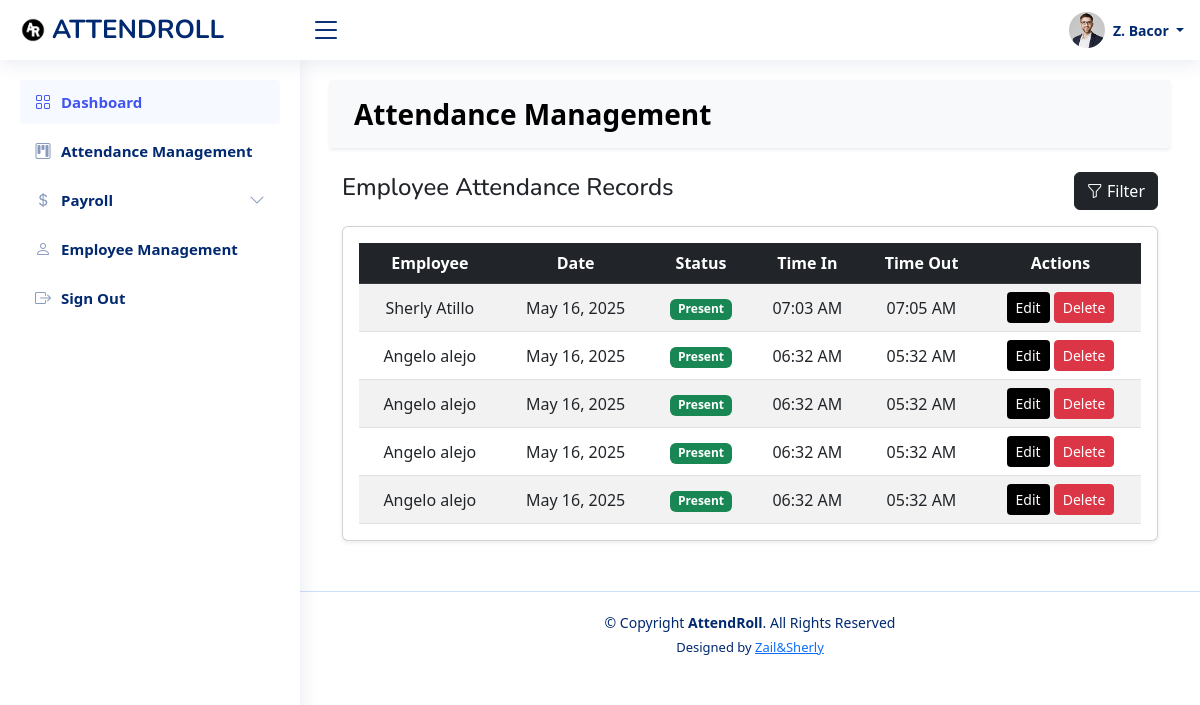
The page /front_end/admin/Attendance_Management.php?date=2025-05-16 (signed in) on the database its author committed.
### tables this page shows
CREATE TABLE `attendance` (
  `attendanceId` int(11) NOT NULL,
  `userId` int(11) NOT NULL,
  `date` date NOT NULL,
  `timeIn` time DEFAULT NULL,
  `timeOut` time DEFAULT NULL,
  `status` enum('Present','Late','Absent') NOT NULL,
  `location` varchar(255) DEFAULT 'Office',
  `reason` text DEFAULT NULL
);

CREATE TABLE `users` (
  `userId` int(11) NOT NULL,
  `firstName` varchar(255) NOT NULL,
  `lastName` varchar(255) NOT NULL,
  `email` varchar(255) NOT NULL,
  `password` varchar(255) NOT NULL,
  `phoneNumber` varchar(255) NOT NULL,
  `gender` enum('Male','Female') NOT NULL,
  `birthday` date NOT NULL,
  `verification` int(11) NOT NULL DEFAULT 0,
  `profilePicture` longblob DEFAULT NULL,
  `userRole` enum('admin','user') NOT NULL,
  `createdAt` timestamp NOT NULL DEFAULT current_timestamp()
);

### front_end/admin/Attendance_Management.php (the view, shortened to what this page needs)
<?php
include("./includes/header.php");
include("./includes/topbar.php");
include("./includes/sidebar.php");
?>
<?php
include("../../dB/config.php");
?>
<!DOCTYPE html>
<html lang="en">
<head>
    <link href="https://cdn.jsdelivr.net/npm/bootstrap@5.3.0/dist/css/bootstrap.min.css" rel="stylesheet">
    <link href="https://cdn.jsdelivr.net/npm/sweetalert2@11.7.3/dist/sweetalert2.min.css" rel="stylesheet">
</head>
<body>
    <nav class="navbar bg-light px-4 py-2 shadow-sm">
        <span class="navbar-brand" id="Title">Attendance Management</span>
    </nav>
    <div class="container mt-4">
        <div class="d-flex justify-content-between align-items-center mb-3">
            <h4>Employee Attendance Records</h4>
            <div>
                <button class="btn btn-dark" data-bs-toggle="modal" data-bs-target="#filterModal">
                    <i class="bi bi-funnel"></i> Filter
                </button>
            </div>
        </div>
        <div class="card shadow-sm">
            <div class="card-body table-responsive">
                <table class="table table-striped text-center align-middle mb-0">
                    <thead class="table-dark">
                        <tr>
                            <th>Employee</th>
                            <th>Date</th>
                            <th>Status</th>
                            <th>Time In</th>
                            <th>Time Out</th>
                            <th>Actions</th>
                        </tr>
                    </thead>
                    <tbody>
                        <?php
                        $date_filter = isset($_GET['date']) ? $_GET['date'] : date('Y-m-d');
                        $query = "SELECT a.*, u.firstName, u.lastName
                                 FROM attendance a
                                 JOIN users u ON a.userId = u.userId
                                 WHERE a.date = ?
                                 ORDER BY a.timeIn DESC";
                        $stmt = $conn->prepare($query);
                        $stmt->bind_param("s", $date_filter);
                        $stmt->execute();
                        $result = $stmt->get_result();
                        while($row = $result->fetch_assoc()) {
                            $statusClass = '';
                            switch($row['status']) {
                                case 'Present':
                                    $statusClass = 'bg-success';
                                    break;
                            }
                        ?>
                        <tr>
                            <td><?php echo htmlspecialchars($row['firstName'] . ' ' . $row['lastName']); ?></td>
                            <td><?php echo date('M d, Y', strtotime($row['date'])); ?></td>
                            <td><span class="badge <?php echo $statusClass; ?>"><?php echo $row['status']; ?></span></td>
                            <td><?php echo $row['timeIn'] ? date('h:i A', strtotime($row['timeIn'])) : '-'; ?></td>
                            <td><?php echo $row['timeOut'] ? date('h:i A', strtotime($row['timeOut'])) : '-'; ?></td>
                            <td>
                                <button class="btn btn-sm bg-black text-white"
                                        onclick='editAttendance(<?php echo json_encode([
                                            "id" => $row["attendanceId"],
                                            "timeIn" => $row["timeIn"],
                                            "timeOut" => $row["timeOut"]
                                        ]); ?>)'>
                                    Edit
                                </button>
                                <button class="btn btn-sm btn-danger"
                                        onclick="deleteAttendance(<?php echo $row['attendanceId']; ?>)">
                                    Delete
                                </button>
                            </td>
                        </tr>
                        <?php } ?>
                    </tbody>
                </table>
            </div>
        </div>
    </div>
</body>
</html>
<?php
include("./includes/footer.php");
?>

### assets/css/style.css (style rules this page uses)
:root { scroll-behavior: smooth; }
body { font-family: "Open Sans", sans-serif; background: #f6f9ff; color: #444444; }
h1, h2, h3, h4, h5, h6 { font-family: "Nunito", sans-serif; }
.card { margin-bottom: 30px; border: none; border-radius: 5px; box-shadow: 0px 0 30px rgba(1, 41, 112, 0.1); }
.card-body { padding: 0 20px 20px 20px; }

### front_end/admin/Attendance_Management.php (style rules this page uses)
#Title { font-size: 28px; font-weight: bold; }

### rows shown on the page
attendance: userId.lastName "Sherly Atillo", date "May 16, 2025", status "Present", timeIn "07:03 AM", timeOut "07:05 AM"
attendance: userId.lastName "Angelo alejo", date "May 16, 2025", status "Present", timeIn "06:32 AM", timeOut "05:32 AM"
attendance: userId.lastName "Angelo alejo", date "May 16, 2025", status "Present", timeIn "06:32 AM", timeOut "05:32 AM"
attendance: userId.lastName "Angelo alejo", date "May 16, 2025", status "Present", timeIn "06:32 AM", timeOut "05:32 AM"
attendance: userId.lastName "Angelo alejo", date "May 16, 2025", status "Present", timeIn "06:32 AM", timeOut "05:32 AM"

### other values the page prints
substr($firstName, 0, 1) "Z"
$lastName "Bacor"
